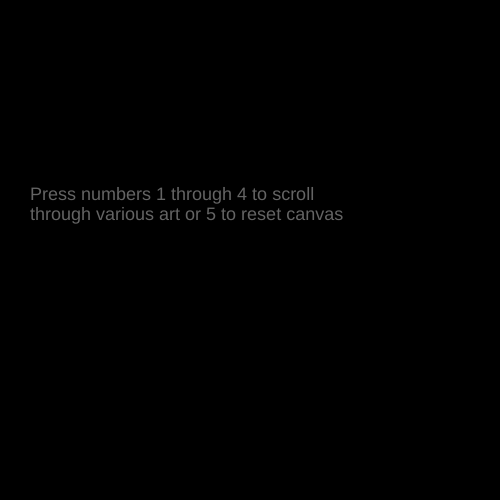
Frame 1 (no input)
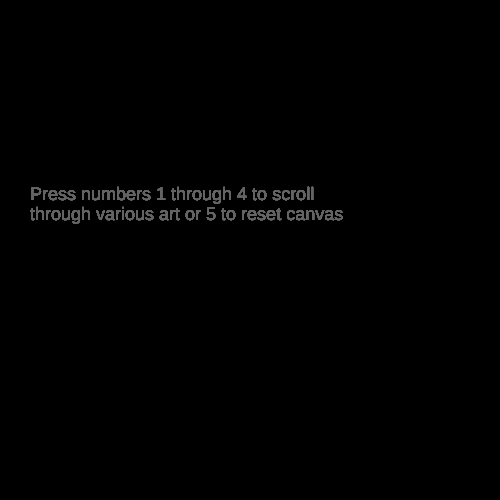
Frame 60 (no input)
Frame 120 (the mouse pressed at the canvas centre since frame 60): identical to frame 60, image omitted

The p5.js sketch that drew these frames (run headless with seeded random() and noise() and a simulated clock; from frame 60 on, the mouse is pressed at the canvas centre):

// p5.js sketch
// ── sketch.js
let x,y,size;
let xSpeed,ySpeed,xDir,yDir;
let shapey1;
let shapeArr = [];
let circ;
let col;
let circArray = [];

function setup() {
	createCanvas(500, 500);
  	background(0);
}

function draw() {
        fill(100,100,100);
        textSize(18);
        text('Press numbers 1 through 4 to scroll',30 ,200);
        text('through various art or 5 to reset canvas',30 ,220);
        switch(key){
                case"1":
                        for (let x = 25; x < width; x = x+50){
                                for (let y = 25; y < height; y = y+50){
                                        frameRate(5)
                                        // fill(random(0,255), random(0,255), random(0,255));
                                        // ellipse(x,y,50,50);
                                        skyScape(x,y,25);
                                        skyScape(x,y+25,0);
                        }
                }
                break;
                case"2":
                for (let x = 25; x < width; x = x+50){
                        for (let y = 25; y < height; y = y+50){
                                frameRate(5)
                                // fill(random(0,255), random(0,255), random(0,255));
                                // ellipse(x,y,50,50);
                                herringBone(x,y,25);
                        }
                }
                break;
                case"3":
                        eyes(mouseX-22.5,mouseY,30,30);
                break;
                case"4":
                        background(204);
                        text('Press numbers 1 through 4 to scroll',30 ,30);
                        text('through various art or 5 to reset canvas',30 ,50);
                        //Main body of the head
                        fill(255,205,148)
                        stroke(141,108,85)
                        strokeWeight(2)
                        ellipse (240,230,100,140);
                        
                        //Eyes obvs lol 
                        noStroke()
                        eyes(217.5,217,30,30);
                        
                        // Left-Side Hair
                        strokeWeight(13);
                        stroke(111,78,55);
                        noFill()
                        beginShape();
                        vertex(180,300)
                        bezierVertex(182,205,200,140,240,160)
                        endShape()
                        beginShape();
                        vertex(175,290)
                        bezierVertex(182,205,200,140,240,160)
                        endShape()
                        beginShape();
                        vertex(185,280)
                        bezierVertex(182,205,200,140,240,160)
                        endShape()
                        
                        // Right-Side Hair
                        beginShape();
                        vertex(300,300)
                        bezierVertex(300,200,270,140,240,160)
                        endShape()
                        beginShape();
                        vertex(310,295)
                        bezierVertex(300,200,270,140,240,160)
                        endShape()
                        beginShape();
                        vertex(293,290)
                        bezierVertex(300,200,270,140,240,160)
                        endShape()
                        
                        //Smirk
                        strokeWeight(3)
                        stroke(91,58,45);
                        fill(200,0,0)
                        beginShape();
                        vertex(220,267)
                        bezierVertex(225,300,270,263,260,267)
                        endShape(CLOSE)
                        
                        //Nose
                        noFill()
                        strokeWeight(2)
                        beginShape();
                        vertex(240,232)
                        bezierVertex(225,245,225,255,240,252)
                        endShape()
                        
                        //signature
                        stroke(230,230,250)
                        strokeWeight(2)
                        fill(0)
                        textSize(16);
                        text('Portrait of Stephen, by Stephen.', 250, 470);
                break;
                case"5":
                        clear();
                        background(0);
                        fill(100,100,100);
                        textSize(18);
                        text('Press numbers 1 through 4 to scroll',30 ,200);
                        text('through various art or 5 to reset canvas',30 ,220);
        break;
        }
}

function skyScape (xVal, yVal, unit){
        let hozlineX1 = 0
        let hozlineY1 = 25
        let hozlineX2 = 25
        let hozlineY2 = 25
        stroke(random(140,255), random(30,211), random(25,255));
        strokeWeight(random(0.5,2));
	line(xVal-25, yVal, xVal+50, yVal);
	line(xVal, yVal - unit, xVal, yVal + unit);
	line(xVal + unit, yVal - unit, xVal + unit, yVal + unit);
}

function herringBone(xVal, yVal, unit) {
	stroke(255);
	strokeWeight(1);
	line(xVal, yVal, xVal - unit, yVal + unit);
	line(xVal, yVal, xVal + unit, yVal + unit);
	line(xVal, yVal - unit, xVal - unit, yVal);
	line(xVal, yVal - unit, xVal + unit, yVal);
	line(xVal, yVal - unit, xVal, yVal + unit);
	line(xVal + unit, yVal - unit, xVal + unit, yVal + unit);
} 

function eyes(x,y,eyecolour,sizeW,sizeH){
        fill(255) 
        ellipse (x,y,45,30)
        ellipse (x+45,y,45,30)
      
        fill(0,222,255)
       ellipse (x,y,25,25)
       ellipse (x+45,y,25,25)
       
      
        fill(0)
        ellipse (x,y,10,10)
        ellipse (x+45,y,10,10)
      }
